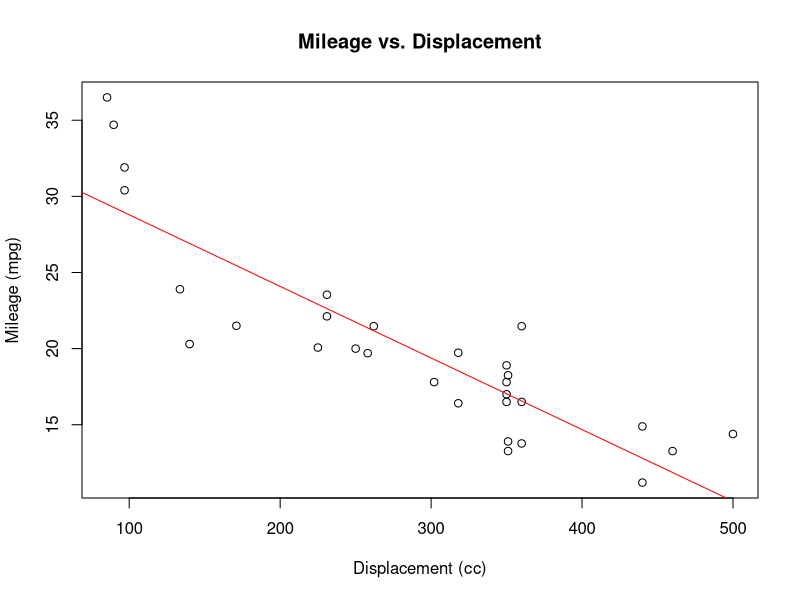
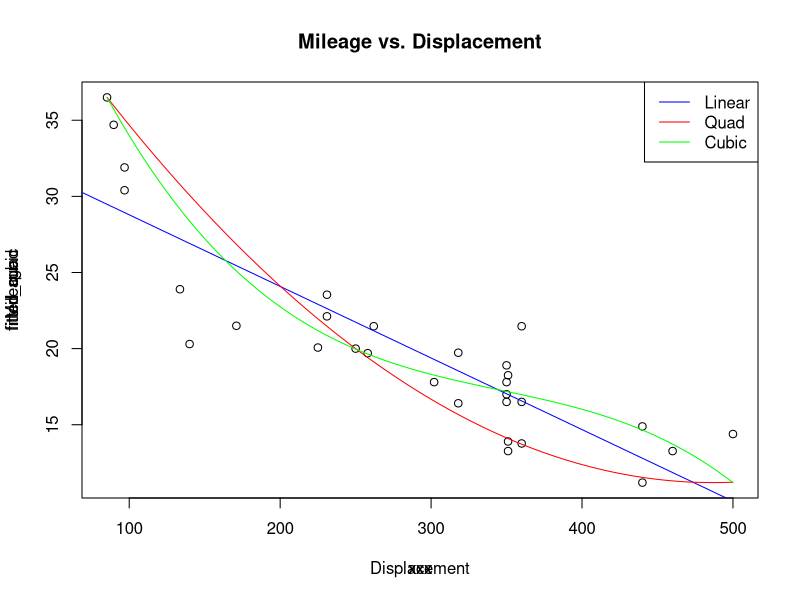

Recreate these plots in R, in order. (Note: this script raises an error after producing the figures.)
data = read.csv("data-table-B3.csv")
newdata = na.omit(data)
y = newdata$mileage
x1 = newdata$displacement
x2 = newdata$horsepower
x3 = newdata$torqne
x4 = newdata$compression_ratio
x5 = newdata$real_axel_ratio
x6 = newdata$length
x7 = newdata$width

# Q1.1 
anova(lm(y~1), lm (y~x1))
# reject H0 (pvalue small)


# Q1.2 
anova(lm(y~x1), lm(y~x1+x2+x3))
# do not reject H0 (pvalue is big )
# No evidence that the horsepower and torque contribute significantly to the mileage aft 
# including displacement in the model


#Q1.3 
plot(x1, y, 
     xlab = "Displacement (cc)",
     ylab = "Mileage (mpg)",
     main = "Mileage vs. Displacement")
# Mileage decreases as displacement increases n the rate of change decreases 
# RS between mileage and displacement is not linear but a curved RS

# Add a trendline 
lm_fit <- lm(y ~ x1)
abline(lm_fit, col = "red")


# Q1.4
anova(lm(y~x1), lm(y~x1 + I(x1^2)+ I(x1^3)))
# reject H0 (pvalue small) 
# Strong evidence that either beta_2 =/ 0 or beta_3 =/0 or both not equal 0 

summary(lm(y~x1 + I(x1^2)+ I(x1^3)))


# Q1.5
plot(x1, y, xlab = "Displacement", ylab = "Mileage", main = "Mileage vs. Displacement")

# Fit a straight line (linear) regression model
model_linear <- lm(y ~ x1)
abline(model_linear, col = "blue")

# Fit a quadratic regression model
model_quadratic <- lm(y ~ x1 + I(x1^2))
xxx = seq(80,500, by=1)
xx = data.frame(x1 = xxx)
fitted_quad = predict(model_quadratic, xx)
par(new=TRUE)
plot(xxx, fitted_quad, x_lab="", y_lab = "", axes= FALSE, type= "l", lwd = 1, col= "red")



# Fit a cubic regression model
model_cubic <- lm(y ~ x1 + I(x1^2) + I(x1^3))

model_quadratic <- lm(y ~ x1 + I(x1^2))
xxx = seq(80,500, by=1)
xx = data.frame(x1 = xxx)
fitted_cubic = predict(model_cubic, xx)
par(new=TRUE)
plot(xxx, fitted_cubic, x_lab="", y_lab = "", axes= FALSE, type= "l", lwd = 1, col= "green")


# Add a legend to the plot
legend("topright", legend = c("Linear", "Quad", "Cubic"), col = c("blue", "red", "green"), lty = 1)

# Q1.6
summary(lm(model))
# Multiple R-squared:  0.7845,	Adjusted R-squared:  0.7396  
summary(lm(model_quadratic))
# Multiple R-squared:  0.8198,	Adjusted R-squared:  0.8064  
summary(lm(model_cubic))
# Multiple R-squared:  0.8435,	Adjusted R-squared:  0.8254 
# Cubic model is the best according to the adjusted R-squared

# Q1.7 
x67 = x6 + x7
anova(lm(y ~ x1 + I(x1^2) + I(x1^3) + x67 ) , lm(y ~ x1 + I(x1^2) + I(x1^3) + x6 + x7))
# do not reject H0 (pvalue is big )
# Insufficient evidence to indicate that beta_6 /= beta_7 
# Insufficient evidence to indicate that the length and width of a car affect mileage in a similar way 


# Q1.8 
model_cubic <- lm(y ~ x1 + I(x1^2) + I(x1^3))
confint(model_cubic, level = 0.95)
# -4.047704e-01,  -9.553927e-02
# 8.455934e-05,   1.264723e-03
# -1.330292e-06,  2.277854e-08

new = data.frame(x1 = 300)
predict.lm(model_cubic, new, interval = "confidence", level = 0.95)
# 16.62748, 19.28796


predict.lm(model_cubic, new, interval = "prediction", level = 0.95)
# 12.41336,  23.50207






